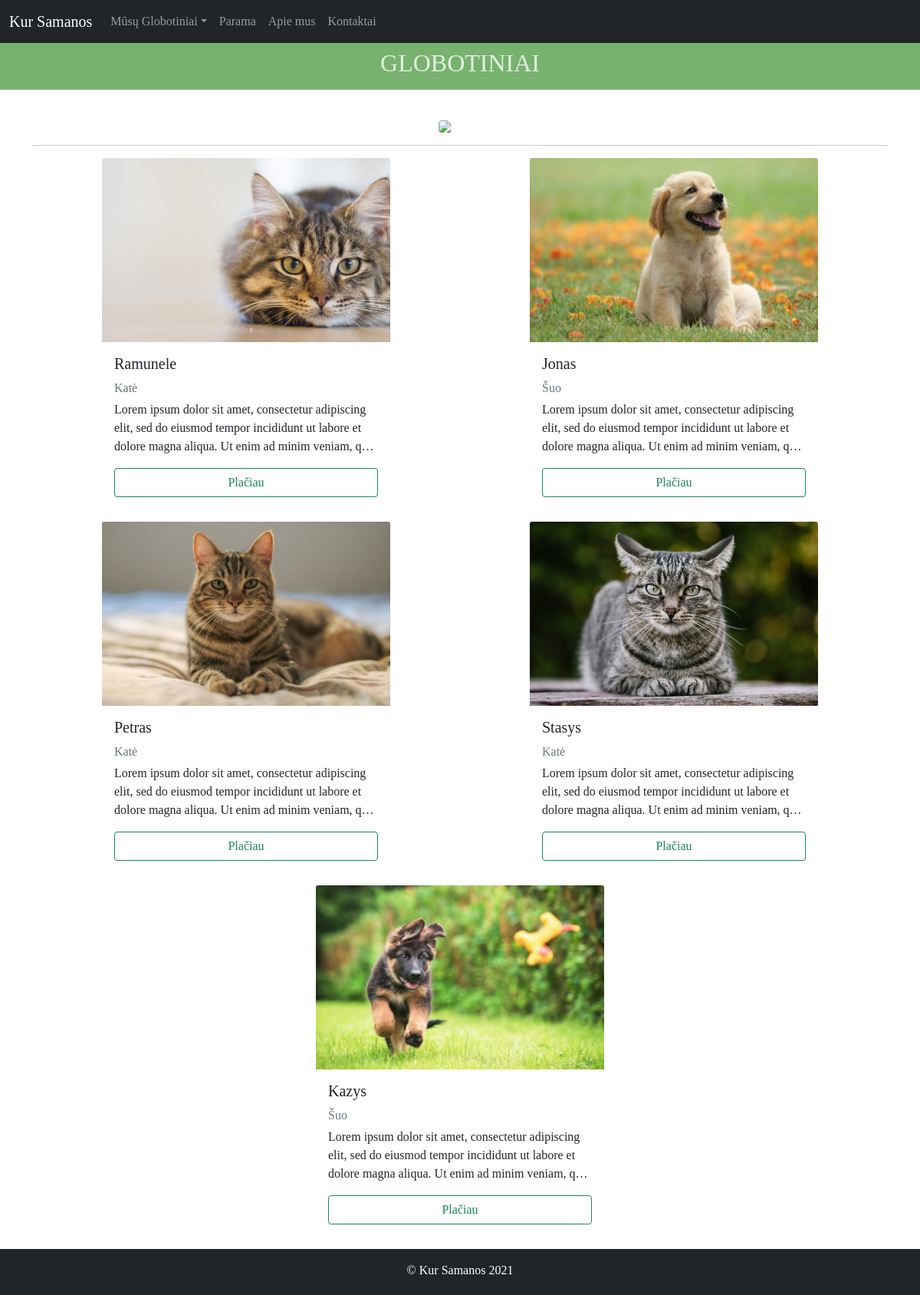
/globotiniai/, run on the app's committed database.
### Sam/models.py (models this page shows, shortened)
class Animal(models.Model):
    animal_types = (
        ("Katė", "Katė"),
        ("Šuo", "Šuo"),
        ("Arklys", "Arklys")
    )
    title = models.CharField(max_length=100)
    animal_type = models.CharField(max_length=100, choices=animal_types)
    content = models.TextField()
    image = models.ImageField(default='default.jpg', upload_to='animal_pics')

### Sam/views.py (the view)
# urls.py: path('globotiniai/', views.globotiniai, name="sam-globotiniai"),
def globotiniai(request):
    context = {
        'animals': Animal.objects.all().order_by('-id')
    }
    return render(request, 'Sam/globotiniai.html', context)

### Sam/templates/Sam/globotiniai.html
{% extends "Sam/base.html" %}
{% block main %}
<div class="page-title page-title-default title-size-small title-design-centered color-scheme-light">
    <div class="container">
        <header class="entry-header">
            <h2 class="entry-title">Globotiniai</h2>
        </header>
    </div>
</div>
<div class="container" >
    <img class="rounded mx-auto d-block paw" src="/static/Sam/download.png">
    <hr>
    <div class="container" >
      <div class="row mb-2">
        {% for animal in animals %}
          <div class="card mb-3" style="max-width: 25rem;">
            <img class="card-img-top" src="{{ animal.image.url }}" alt="Card image cap">
            <div class="card-body d-flex flex-column text-dark">
              <h5 class="card-title">{{ animal.title }}</h5>
              <div class="mb-1 text-muted">{{ animal.animal_type }}</div>
              <p class="card-text line-clamp">{{ animal.content }}</p>
              <a href="{%url 'animal-detail' animal.id%}" class="btn btn-outline-success" style="margin-top:auto">Plačiau</a>
            </div>
          </div>
        {% endfor %}
      </div>
    </div>
</div>
{% endblock %}

### Sam/static/Sam/starter-template.css (style rules this page uses)
body { padding-top: 3rem; }

### Sam/static/Sam/styles.css (style rules this page uses)
.card-img-top { width: 100%; height: 20vw; object-fit: cover; }
body { min-height: 400px; margin-bottom: 60px; clear: both; font-family: Comic Sans MS; }
.paw { width: 5%; margin-top: 30px; }
.page-title { width: 100%; border-bottom: 1px solid rgba(168,168,168,.15); position: relative; margin-top: 0px; margin-bottom: 40px; }
.title-size-small { padding: 15px 0; }
.page-title-default { background-color: #77B26E; }
.color-scheme-light { color: rgba(255,255,255,.8); }
.entry-title { margin-bottom: 0; text-transform: uppercase; text-align: center; }
.line-clamp { display: -webkit-box; -webkit-line-clamp: 3; -webkit-box-orient: vertical; text-overflow: ellipsis; overflow: hidden; }
.card { margin-left: auto; margin-right: auto; border: none; }
html { position: relative; min-height: 100%; }

### data on the page
Animal: image (picture), title "Ramunele", animal_type "Katė", content "Lorem ipsum dolor sit amet, consectetur adipiscing elit, sed do eiusmod tempor incididunt ut labore et dolore magna aliqua. Ut enim ad minim veniam,…"
Animal: image (picture), title "Jonas", animal_type "Šuo", content "Lorem ipsum dolor sit amet, consectetur adipiscing elit, sed do eiusmod tempor incididunt ut labore et dolore magna aliqua. Ut enim ad minim veniam,…"
Animal: image (picture), title "Petras", animal_type "Katė", content "Lorem ipsum dolor sit amet, consectetur adipiscing elit, sed do eiusmod tempor incididunt ut labore et dolore magna aliqua. Ut enim ad minim veniam,…"
Animal: image (picture), title "Stasys", animal_type "Katė", content "Lorem ipsum dolor sit amet, consectetur adipiscing elit, sed do eiusmod tempor incididunt ut labore et dolore magna aliqua. Ut enim ad minim veniam,…"
Animal: image (picture), title "Kazys", animal_type "Šuo", content "Lorem ipsum dolor sit amet, consectetur adipiscing elit, sed do eiusmod tempor incididunt ut labore et dolore magna aliqua. Ut enim ad minim veniam,…"
